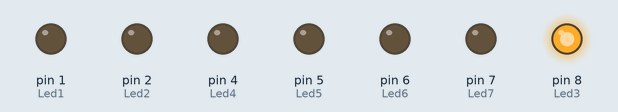
Recording of a sketch running on a simulated Arduino Uno, built with avr-gcc and run on an emulated ATmega328P. Shown: output pins drawn as LEDs (lit = HIGH).

Above: at 0.22 s.
At 4.72 s:
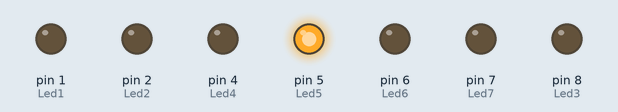
At 10.22 s:
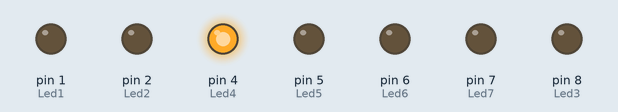
At 16.1 s:
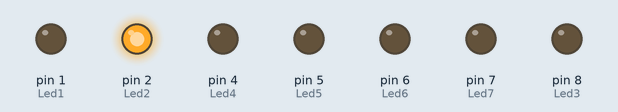
At 17.0 s:
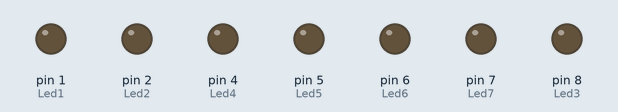
At 34.1 s:
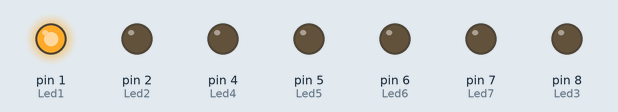
Timing chart, 0 to 40.0 s (numbered marks = the images above):
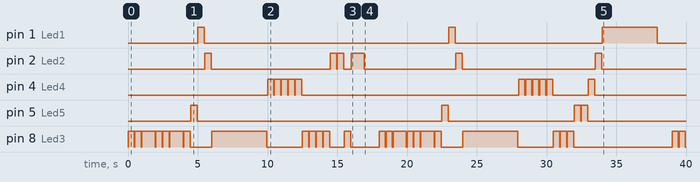

The sketch:

Jingle_Bells.ino
```cpp
  // put your setup code here, to run once:
int Led7=7;
int Led6=6;
int Led5=5;
int Led4=4;
int Led3=8;
int Led2=2;
int Led1=1;
int Dom=1;
int butt=0;

void setup() {
    pinMode(Led7, OUTPUT);
    pinMode(Led6, OUTPUT);
    pinMode(Led5, OUTPUT);
    pinMode(Led4, OUTPUT);
    pinMode(Led3, OUTPUT);
    pinMode(Led2, OUTPUT);
    pinMode(Led1, OUTPUT);
    pinMode(butt, INPUT_PULLUP);
    randomSeed(analogRead(A0) + analogRead(A1));

}

void loop() {
 digitalWrite(Led3, HIGH); //m
 delay(450);
 digitalWrite(Led3, LOW);
 delay(50);
 digitalWrite(Led3, HIGH);
 delay(450);
 digitalWrite(Led3, LOW);
 delay(50);
 digitalWrite(Led3, HIGH);
 delay(950);
 digitalWrite(Led3, LOW);
 delay(50);
 digitalWrite(Led3, HIGH); //m
 delay(450);
 digitalWrite(Led3, LOW);
 delay(50);
 digitalWrite(Led3, HIGH);
 delay(450);
 digitalWrite(Led3, LOW);
 delay(50);
 digitalWrite(Led3, HIGH);
 delay(950);
 digitalWrite(Led3, LOW);
 delay(50);
 digitalWrite(Led3, HIGH);//m
 delay(450);
 digitalWrite(Led3, LOW);
 delay(50);
 digitalWrite(Led5, HIGH);
 delay(450);
 digitalWrite(Led5, LOW);
 delay(50);
digitalWrite(Led1, HIGH);
 delay(450);
 digitalWrite(Led1, LOW);
 delay(50);
 digitalWrite(Led2, HIGH);
 delay(450);
 digitalWrite(Led2, LOW);
 delay(50);
 digitalWrite(Led3, HIGH);//m
 delay(3950);
 digitalWrite(Led3, LOW);
 delay(50);
  digitalWrite(Led4, HIGH);//m
 delay(450);
 digitalWrite(Led4, LOW);
 delay(50);
  digitalWrite(Led4, HIGH);
 delay(450);
 digitalWrite(Led4, LOW);
 delay(50);
  digitalWrite(Led4, HIGH);
 delay(450);
 digitalWrite(Led4, LOW);
 delay(50);
  digitalWrite(Led4, HIGH);
 delay(450);
 digitalWrite(Led4, LOW);
 delay(50);
  digitalWrite(Led4, HIGH);//m
 delay(450);
 digitalWrite(Led4, LOW);
 delay(50);
  digitalWrite(Led3, HIGH);
 delay(450);
 digitalWrite(Led3, LOW);
 delay(50);
  digitalWrite(Led3, HIGH);
 delay(450);
 digitalWrite(Led3, LOW);
 delay(50);
  digitalWrite(Led3, HIGH);
 delay(450);
 digitalWrite(Led3, LOW);
 delay(50);
  digitalWrite(Led3, HIGH);//m
 delay(450);
 digitalWrite(Led3, LOW);
 delay(50);
  digitalWrite(Led2, HIGH);
 delay(450);
 digitalWrite(Led2, LOW);
 delay(50);
  digitalWrite(Led2, HIGH);
 delay(450);
 digitalWrite(Led2, LOW);
 delay(50);
  digitalWrite(Led3, HIGH);
 delay(450);
 digitalWrite(Led3, LOW);
 delay(50);
  digitalWrite(Led2, HIGH);//m
 delay(950);
 digitalWrite(Led2, LOW);
 delay(1050);

  digitalWrite(Led3, HIGH); //m
 delay(450);
 digitalWrite(Led3, LOW);
 delay(50);
 digitalWrite(Led3, HIGH);
 delay(450);
 digitalWrite(Led3, LOW);
 delay(50);
 digitalWrite(Led3, HIGH);
 delay(950);
 digitalWrite(Led3, LOW);
 delay(50);
 digitalWrite(Led3, HIGH); //m
 delay(450);
 digitalWrite(Led3, LOW);
 delay(50);
 digitalWrite(Led3, HIGH);
 delay(450);
 digitalWrite(Led3, LOW);
 delay(50);
 digitalWrite(Led3, HIGH);
 delay(950);
 digitalWrite(Led3, LOW);
 delay(50);
 digitalWrite(Led3, HIGH);//m
 delay(450);
 digitalWrite(Led3, LOW);
 delay(50);
 digitalWrite(Led5, HIGH);
 delay(450);
 digitalWrite(Led5, LOW);
 delay(50);
digitalWrite(Led1, HIGH);
 delay(450);
 digitalWrite(Led1, LOW);
 delay(50);
 digitalWrite(Led2, HIGH);
 delay(450);
 digitalWrite(Led2, LOW);
 delay(50);
 digitalWrite(Led3, HIGH);//m
 delay(3950);
 digitalWrite(Led3, LOW);
 delay(50);
  digitalWrite(Led4, HIGH);//m
 delay(450);
 digitalWrite(Led4, LOW);
 delay(50);
  digitalWrite(Led4, HIGH);
 delay(450);
 digitalWrite(Led4, LOW);
 delay(50);
  digitalWrite(Led4, HIGH);
 delay(450);
 digitalWrite(Led4, LOW);
 delay(50);
  digitalWrite(Led4, HIGH);
 delay(450);
 digitalWrite(Led4, LOW);
 delay(50);
  digitalWrite(Led4, HIGH);//m
 delay(450);
 digitalWrite(Led4, LOW);
 delay(50);
  digitalWrite(Led3, HIGH);
 delay(450);
 digitalWrite(Led3, LOW);
 delay(50);
  digitalWrite(Led3, HIGH);
 delay(450);
 digitalWrite(Led3, LOW);
 delay(50);
  digitalWrite(Led3, HIGH);
 delay(450);
 digitalWrite(Led3, LOW);
 delay(50);
digitalWrite(Led5, HIGH);//m
 delay(450);
 digitalWrite(Led5, LOW);
 delay(50);
digitalWrite(Led5, HIGH);
 delay(450);
 digitalWrite(Led5, LOW);
 delay(50);
digitalWrite(Led4, HIGH);
 delay(450);
 digitalWrite(Led4, LOW);
 delay(50);
digitalWrite(Led2, HIGH);
 delay(450);
 digitalWrite(Led2, LOW);
 delay(50);
digitalWrite(Led1, HIGH);//m
 delay(3950);
 digitalWrite(Led1, LOW);
 delay(1050);

}
```

Measured:
- by itself, pin 1 (Led1): goes HIGH 0.45 s, LOW 17.6 s, HIGH 0.45 s, LOW 10.6 s, HIGH 4.0 s, then LOW
- by itself, pin 5 (Led5): LOW → HIGH at 4.5 s, → LOW 0.45 s later, → HIGH 17.6 s later, → LOW 0.45 s later, … (8 changes in this stretch)
